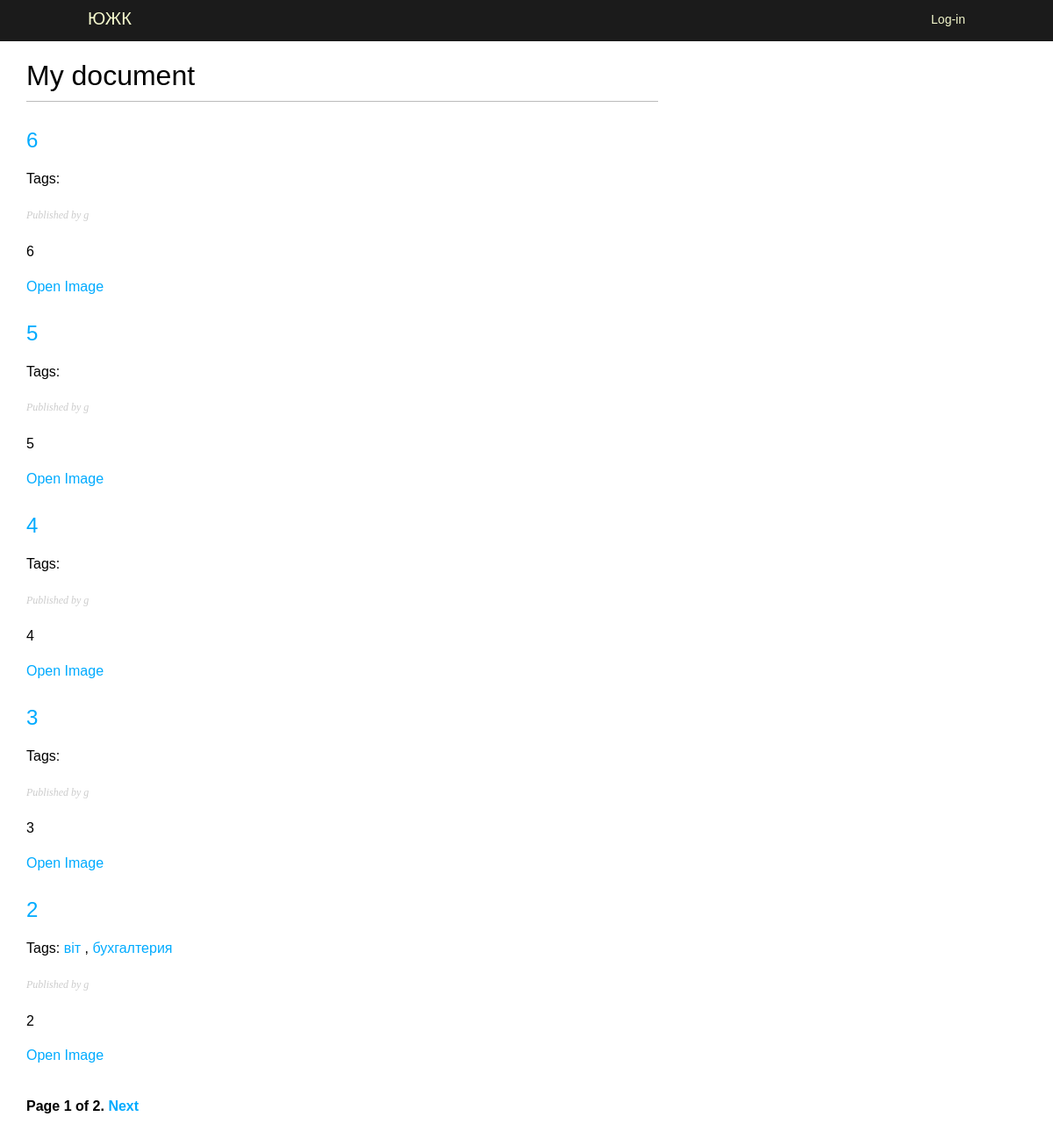
Before: /TD/ with the older database file.
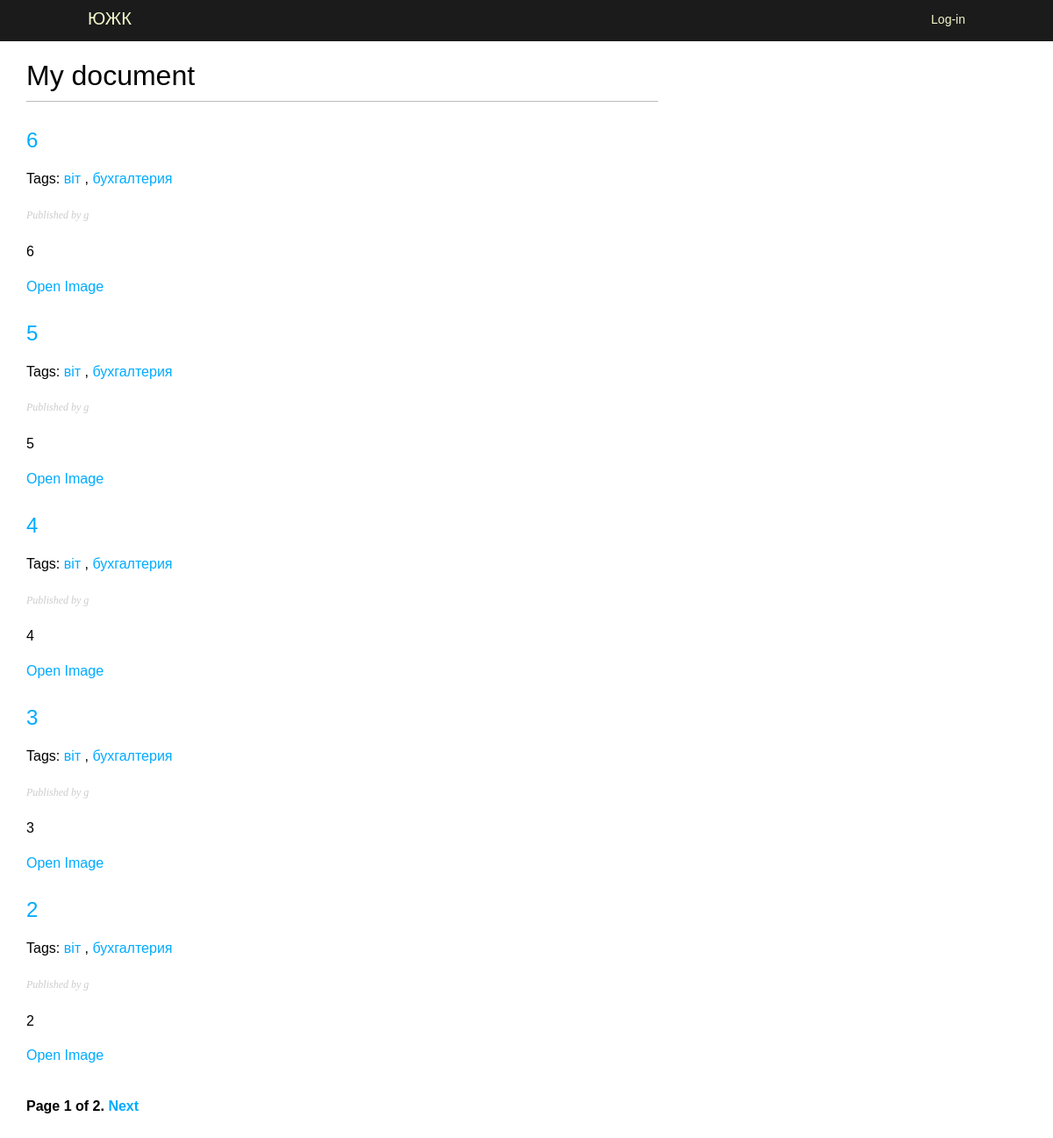
After: the same page with the newer database file.
### blog/models.py (models this page shows, shortened)
class TurnoverDocument(models.Model):
    class Status(models.TextChoices):
        DRAFT = 'DF', 'Draft'
        PUBLISHED = 'PB', 'Published'
    objects = models.Manager()
    published = PublishedManager()
    title = models.CharField(max_length=255)
    description = models.TextField(blank=True, null=True)
    author = models.ForeignKey(settings.AUTH_USER_MODEL, on_delete=models.CASCADE, related_name='document_post')
    created_at = models.DateTimeField(auto_now_add=True)
    updated_at = models.DateTimeField(auto_now=True)
    publish_by = models.DateTimeField(default=timezone.now)
    document_type = models.ForeignKey(document_types, on_delete=models.CASCADE)
    document_file = models.FileField(upload_to='blog/static/images/')
    slug = models.SlugField(max_length=250, unique_for_date='publish_by')
    status = models.CharField(
        max_length=2,
        choices=Status.choices,
        default=Status.DRAFT
    )
    tags = TaggableManager()
    folder = models.ForeignKey(Folder, on_delete=models.SET_NULL, null=True, blank=True, related_name="documents")
    class Meta:
        ordering = ['-publish_by']
        indexes = [models.Index(fields=['-publish_by'])]
    def filename(self):
        return 'images/' + os.path.basename(self.document_file.name)
    def get_absolute_url(self):
        return reverse('TD:TD_detail', args=[self.publish_by.year, self.publish_by.month, self.publish_by.day, self.slug])

### account/models.py (models this page shows)
class CustomUser(AbstractUser):
    department = models.ForeignKey(Department, on_delete=models.SET_NULL, null=True, blank=True)
    position = models.CharField(max_length=100, blank=True, null=True)

### blog/views.py (the view)
# urls.py: path('', views.ListTD.as_view(), name='TD_list'),
class ListTD(ListView):
    model = TurnoverDocument
    template_name = 'blog/TD/list.html'
    context_object_name = 'all_documents'
    paginate_by = 5
    def get_queryset(self):
        queryset = TurnoverDocument.published.all()
        tag_slug = self.kwargs.get('tag_slug')
        if tag_slug:
            tag = get_object_or_404(Tag, slug=tag_slug)
            queryset = queryset.filter(tags__in=[tag])
        return queryset
    def get_context_data(self, **kwargs):
        context = super().get_context_data(**kwargs)
        tag_slug = self.kwargs.get('tag_slug')
        context['tag'] = get_object_or_404(Tag, slug=tag_slug) if tag_slug else None
        return context

### blog/models.py (called while the page is built)
    def get_queryset(self):
        return(
            super().get_queryset().filter(status=TurnoverDocument.Status.PUBLISHED)
        )

### templates/blog/TD/list.html (shortened to what this page needs)
{% extends "blog/base.html" %}
{% load static %}
{% block content %}
  <h1>My document</h1>
  {% for post in all_documents %}
    <h2>
        <a href="{{ post.get_absolute_url }}">
        {{ post.title }}
        </a>
    </h2>
    <p class="tags">
        Tags:
            {% for tag in post.tags.all %}
            <a href="{% url "TD:TD_list_by_tag" tag.slug %}">
                {{ tag.name }}
            </a>{% if not forloop.last %}, {% endif %}
            {% endfor %}
    </p>
    <p class="date">
      Published {{ post.publish }} by {{ post.author }}
    </p>
    {{ post.description|truncatewords:30|linebreaks }}
     <a href="{% static post.filename %}" target="_blank">
            Open Image
     </a>
  {% endfor %}
  {% include "pagination.html" with page=page_obj %}
{% endblock %}

### templates/blog/base.html (shortened to what this page needs)
{% load static %}
<!DOCTYPE html>
<html>
<head>
  <link href="{% static "css/blog.css" %}" rel="stylesheet">
</head>
<body>
 <div id="header">
 <span class="logo"><a href="http://127.0.0.1:8000/TD/">ЮЖК</a></span>
    <span class="user">
        {% if request.user.is_authenticated %}
        Hello {{ request.user.first_name|default:request.user.username }},
    <form action="{% url "account:logout" %}" method="post">
        <button type="submit">Logout</button>
        {% csrf_token %}
    </form>
        {% else %}
        <a href="{% url "account:login" %}">Log-in</a>
        {% endif %}
    </span>
 </div>
 <div id="content">
 {% block content %}
 {% endblock %}
 </div>
</body>
</html>

### templates/pagination.html (shortened to what this page needs)
<div class="pagination">
  <span class="step-links">
    <span class="current">
      Page {{ page.number }} of {{ page.paginator.num_pages }}.
    </span>
    {% if page.has_next %}
      <a href="?page={{ page.next_page_number }}">Next</a>
    {% endif %}
  </span>
</div>

### blog/static/css/blog.css (style rules this page uses)
p { line-height: 1.8; }
h1, h2, h3, h4, h5 , h6 { font-family: 'Muli', sans-serif; font-weight:normal; }
#header { padding:10px 100px; font-size:14px; background:#1b1b1b; color:#fff; border-bottom:4px solid #1b1b1b; overflow:auto; }
#header .logo { font-family: 'Muli', sans-serif; float:left; color:#f3f7cc; font-size:20px; margin-right:10%; }
#header a { color:#f3f7cc; }
#header .user { float:right; padding-top:4px; }
#content { padding:30px 100px; }
body { margin:0; padding:0; font-family:helvetica, sans-serif; }
a { color:#00abff; text-decoration:none; }
h1 { font-weight:normal; border-bottom:1px solid #bbb; padding:0 0 10px 0; }
h2 { font-weight:normal; margin:30px 0 0; }
#content { float:left; width:60%; padding:0 0 0 30px; }
p.date { color:#ccc; font-family: georgia, serif; font-size: 12px; font-style: italic; }
.pagination { margin:40px 0; font-weight:bold; }

Changed rows visible on the page:
changed TurnoverDocument (number 1 of 5 on the later page): gains Tag (name "віт"); gains Tag (name "бухгалтерия")
changed TurnoverDocument (number 2 of 5 on the later page): gains Tag (name "віт"); gains Tag (name "бухгалтерия")
changed TurnoverDocument (number 3 of 5 on the later page): gains Tag (name "віт"); gains Tag (name "бухгалтерия")
changed TurnoverDocument (number 4 of 5 on the later page): gains Tag (name "віт"); gains Tag (name "бухгалтерия")
